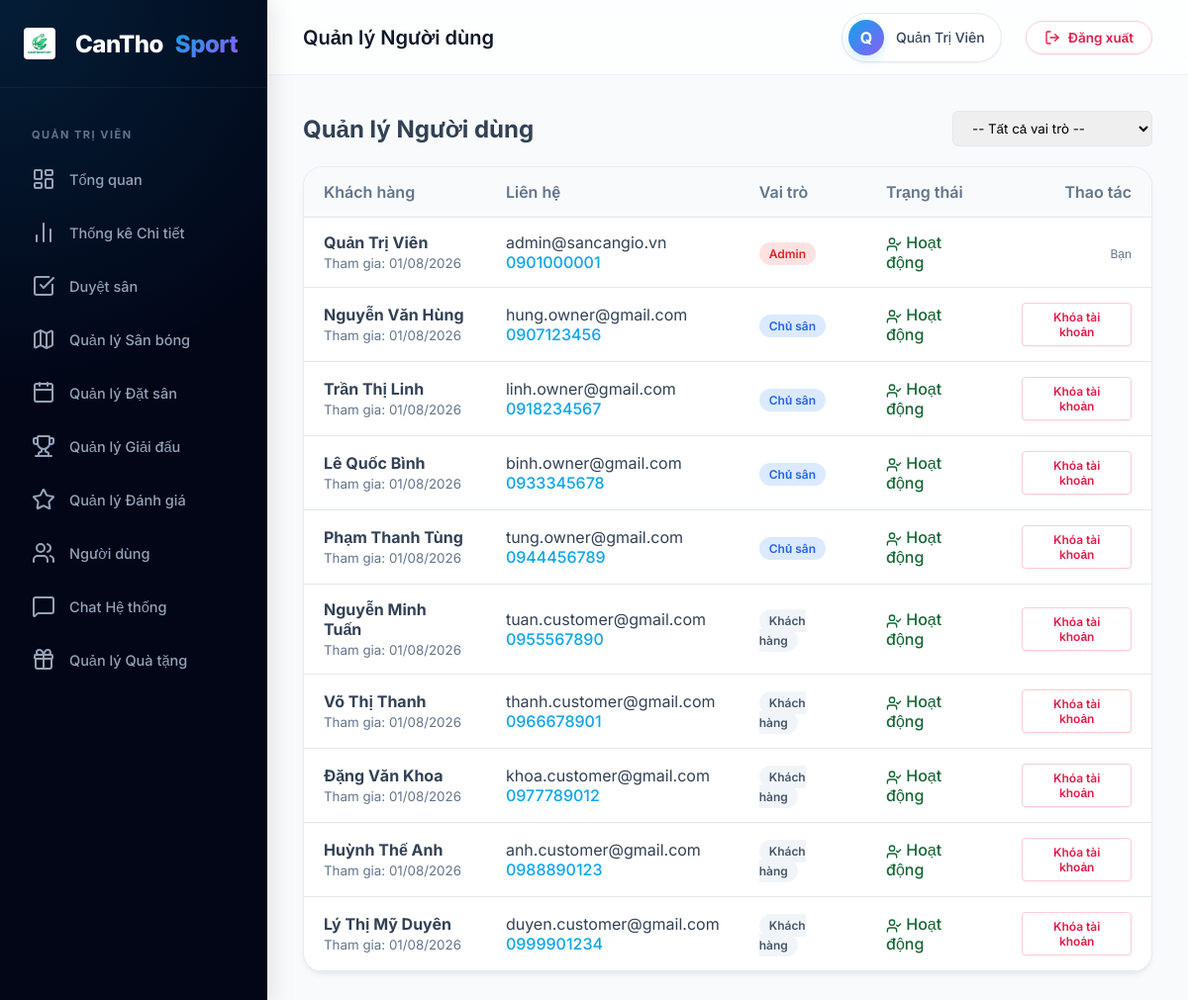
The page /admin/users.php (signed in) on the database its author committed.
### tables this page shows
CREATE TABLE `users` (
  `id`            INT(11)      NOT NULL AUTO_INCREMENT,
  `full_name`     VARCHAR(100) NOT NULL,
  `email`         VARCHAR(100) NOT NULL,
  `google_id`     VARCHAR(255) DEFAULT NULL,
  `facebook_id`   VARCHAR(255) DEFAULT NULL,
  `phone`         VARCHAR(15)  NOT NULL,
  `password_hash` VARCHAR(255) DEFAULT NULL,
  `role`          ENUM('customer','owner','admin') NOT NULL DEFAULT 'customer',
  `avatar`        VARCHAR(255) DEFAULT 'default-avatar.png',
  `address`       VARCHAR(255) DEFAULT NULL,
  `lat`           DECIMAL(10,8) DEFAULT NULL  COMMENT 'Vĩ độ địa chỉ nhà',
  `lng`           DECIMAL(11,8) DEFAULT NULL  COMMENT 'Kinh độ địa chỉ nhà',
  `is_active`     TINYINT(1)   NOT NULL DEFAULT 1,
  `email_verified` TINYINT(1)  NOT NULL DEFAULT 0,
  `points`         INT(11)      NOT NULL DEFAULT 0 COMMENT 'Điểm tích lũy tích được',
  `last_online`   DATETIME     DEFAULT NULL,
  `created_at`    TIMESTAMP    NOT NULL DEFAULT CURRENT_TIMESTAMP,
  `updated_at`    TIMESTAMP    NOT NULL DEFAULT CURRENT_TIMESTAMP ON UPDATE CURRENT_TIMESTAMP,
  PRIMARY KEY (`id`),
  UNIQUE KEY `uq_email` (`email`),
  UNIQUE KEY `uq_google_id` (`google_id`),
  UNIQUE KEY `uq_phone` (`phone`)
);

### admin/users.php (the view, shortened to what this page needs)
<?php
require_once '../config/db.php';
$query = "SELECT * FROM users";
$params = [];
$query .= " ORDER BY created_at DESC";
$stmt = $pdo->prepare($query);
$stmt->execute($params);
$users = $stmt->fetchAll();
include '../includes/dashboard_header.php';
?>
<div>
    <div style="display: flex; justify-content: space-between; align-items: center; margin-bottom: 20px;">
        <h2 style="margin: 0;">Quản lý Người dùng</h2>
        <form method="GET" style="display: flex; gap: 10px;">
            <select name="role" onchange="this.form.submit()" style="padding: 8px 15px; border-radius: 6px; border: 1px solid var(--border); outline: none;">
                <option value="">-- Tất cả vai trò --</option>
            </select>
        </form>
    </div>
    <div class="card">
        <div class="card-body" style="padding: 0; overflow-x: auto;">
            <table style="width: 100%; border-collapse: collapse; text-align: left;">
                <thead>
                    <tr style="background: #f8fafc; border-bottom: 1px solid var(--border);">
                        <th style="padding: 15px 20px; font-weight: 600; color: var(--text-muted);">Khách hàng</th>
                        <th style="padding: 15px 20px; font-weight: 600; color: var(--text-muted);">Liên hệ</th>
                        <th style="padding: 15px 20px; font-weight: 600; color: var(--text-muted);">Vai trò</th>
                        <th style="padding: 15px 20px; font-weight: 600; color: var(--text-muted);">Trạng thái</th>
                        <th style="padding: 15px 20px; font-weight: 600; color: var(--text-muted); text-align: right;">Thao tác</th>
                    </tr>
                </thead>
                <tbody>
                    <?php if (count($users) > 0): ?>
                        <?php foreach ($users as $u): ?>
                            <tr style="border-bottom: 1px solid var(--border);">
                                <td style="padding: 15px 20px;">
                                    <strong><?php echo htmlspecialchars($u['full_name']); ?></strong><br>
                                    <small style="color: var(--text-muted);">Tham gia: <?php echo date('d/m/Y', strtotime($u['created_at'])); ?></small>
                                </td>
                                <td style="padding: 15px 20px;">
                                    <?php echo htmlspecialchars($u['email']); ?><br>
                                    <span style="color: var(--primary); font-weight: 500;"><?php echo htmlspecialchars($u['phone']); ?></span>
                                </td>
                                <td style="padding: 15px 20px;">
                                    <?php if ($u['role'] == 'admin'): ?>
                                        <span style="background: #fee2e2; color: #dc2626; padding: 4px 10px; border-radius: 20px; font-size: 12px; font-weight: 600;">Admin</span>
                                    <?php elseif ($u['role'] == 'owner'): ?>
                                        <span style="background: #dbeafe; color: #2563eb; padding: 4px 10px; border-radius: 20px; font-size: 12px; font-weight: 600;">Chủ sân</span>
                                    <?php else: ?>
                                        <span style="background: #f1f5f9; color: #475569; padding: 4px 10px; border-radius: 20px; font-size: 12px; font-weight: 600;">Khách hàng</span>
                                    <?php endif; ?>
                                </td>
                                <td style="padding: 15px 20px;">
                                    <?php if ($u['is_active'] == 1): ?>
                                        <span style="color: #166534; font-weight: 500;"><i data-lucide="user-check" style="width:16px;height:16px;vertical-align:text-bottom;"></i> Hoạt động</span>
                                    <?php else: ?>
                                        <span style="color: #dc2626; font-weight: 500;"><i data-lucide="user-x" style="width:16px;height:16px;vertical-align:text-bottom;"></i> Bị Khóa</span>
                                    <?php endif; ?>
                                </td>
                                <td style="padding: 15px 20px; text-align: right;">
                                    <?php if ($u['id'] !== $_SESSION['user_id']):  ?>
                                        <form method="POST">
                                            <?php if ($u['is_active'] == 1): ?>
                                                <button type="submit" name="action" value="lock" class="btn-logout" style="padding: 6px 12px; font-size: 12px; border-radius: 4px;" onclick="return confirm('Bạn có chắc chắn muốn khóa tài khoản này? Người này sẽ không thể đăng nhập được nữa.');">
                                                    Khóa tài khoản
                                                </button>
                                            <?php else: ?>
                                                <button type="submit" name="action" value="unlock" class="btn btn-outline" style="padding: 6px 12px; font-size: 12px; border-radius: 4px; color: #166534; border-color: #166534;">
                                                    Mở khóa
                                                </button>
                                            <?php endif; ?>
                                        </form>
                                    <?php else: ?>
                                        <span style="color:var(--text-muted); font-size: 12px;">Bạn</span>
                                    <?php endif; ?>
                                </td>
                            </tr>
                        <?php endforeach; ?>
                    <?php endif; ?>
                </tbody>
            </table>
        </div>
    </div>
</div>
<?php include '../includes/dashboard_footer.php'; ?>

### includes/dashboard_header.php (style rules this page uses)
:root { --primary: #0ea5e9; --primary-dark: #0284c7; --primary-light: rgba(14, 165, 233, 0.1); --accent: #8b5cf6; --success: #10b981; --warning: #f59e0b; --danger: #ef4444; --dark: #0f172a; --sidebar-bg: #020617; --light: #f8fafc; --border: #e2e8f0; --text: #334155; --text-muted: #64748b; --shadow-sm: 0 1px 2px 0 rgb(0 0 0 / 0.05); --shadow: 0 4px 6px -1px rgb(0 0 0 / 0.05), 0 2px 4px -2px rgb(0 0 0 / 0.05); --shadow-md: 0 10px 15px -3px rgb(0 0 0 / 0.05), 0 4px 6px -4px rgb(0 0 0 / 0.05); --shadow-float: 0 20px 25px -5px rgb(0 0 0 / 0.1), 0 8px 10px -6px rgb(0 0 0 / 0.1); --transition-smooth: all 0.4s cubic-bezier(0.4, 0, 0.2, 1); --transition-fast: all 0.2s cubic-bezier(0.4, 0, 0.2, 1); }
* { margin: 0; padding: 0; box-sizing: border-box; font-family: 'Inter', sans-serif; scroll-behavior: smooth; }
body { background-color: var(--light); color: var(--text); display: flex; min-height: 100vh; -webkit-font-smoothing: antialiased; }
.card, .dash-card { background: white; border-radius: 20px; box-shadow: var(--shadow); border: 1px solid rgba(226,232,240,0.8); transition: var(--transition-smooth); overflow: hidden; }
.card-body, .dash-card-body { padding: 24px; }
.btn-logout { background: white; border: 1px solid #fecdd3; color: #e11d48; padding: 8px 18px; border-radius: 50px; text-decoration: none; font-weight: 600; font-size: 13.5px; transition: var(--transition-fast); display: inline-flex; align-items: center; gap: 8px; box-shadow: var(--shadow-sm); }

### rows shown on the page
users: full_name "Quản Trị Viên", created_at "01/08/2026", email "admin@sancangio.vn", phone "0901000001", role "Admin", is_active 1 (drawn), shows "Bạn"
users: full_name "Nguyễn Văn Hùng", created_at "01/08/2026", email "hung.owner@gmail.com", phone "0907123456", role "Chủ sân", is_active 1 (drawn)
users: full_name "Trần Thị Linh", created_at "01/08/2026", email "linh.owner@gmail.com", phone "0918234567", role "Chủ sân", is_active 1 (drawn)
users: full_name "Lê Quốc Bình", created_at "01/08/2026", email "binh.owner@gmail.com", phone "0933345678", role "Chủ sân", is_active 1 (drawn)
users: full_name "Phạm Thanh Tùng", created_at "01/08/2026", email "tung.owner@gmail.com", phone "0944456789", role "Chủ sân", is_active 1 (drawn)
users: full_name "Nguyễn Minh Tuấn", created_at "01/08/2026", email "tuan.customer@gmail.com", phone "0955567890", role "Khách hàng", is_active 1 (drawn)
users: full_name "Võ Thị Thanh", created_at "01/08/2026", email "thanh.customer@gmail.com", phone "0966678901", role "Khách hàng", is_active 1 (drawn)
users: full_name "Đặng Văn Khoa", created_at "01/08/2026", email "khoa.customer@gmail.com", phone "0977789012", role "Khách hàng", is_active 1 (drawn)
users: full_name "Huỳnh Thế Anh", created_at "01/08/2026", email "anh.customer@gmail.com", phone "0988890123", role "Khách hàng", is_active 1 (drawn)
users: full_name "Lý Thị Mỹ Duyên", created_at "01/08/2026", email "duyen.customer@gmail.com", phone "0999901234", role "Khách hàng", is_active 1 (drawn)

### other values the page prints
$page_title "Quản lý Người dùng"
substr($_SESSION['user_full_name'] ?? 'U', 0, 1) "Q"
$_SESSION['user_full_name'] "Quản Trị Viên"
